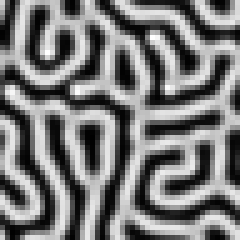
#> input picture assets/gallery/coral.png, 48 x 48 px (shown 5 times larger)
$ python make_icons.py ../assets/gallery/coral.png
#> lines starting #> are read from the running program, lines starting #| are printed output that depends on the picture
"""Generate assets/icon.{png,ico,icns} from a single source PNG.

PyInstaller picks the right one per host OS (see rdstudio.spec). The Tk
runtime icon also reads assets/icon.png.

Usage:
    python scripts/make_icons.py path/to/source.png
"""

import os
import sys

from PIL import Image

ICO_SIZES = [(s, s) for s in (16, 32, 48, 64, 128, 256)]

# Pad color when the source isn't already square. Matches the f8f8f8
# background the cute icon was authored on; override with --bg.
DEFAULT_BG = (0xF8, 0xF8, 0xF8, 255)


def main(src, bg=DEFAULT_BG):
#> called with src = '../assets/gallery/coral.png', bg = (248, 248, 248, 255)
    here = os.path.dirname(os.path.dirname(os.path.abspath(__file__)))
    assets = os.path.join(here, "assets")
    os.makedirs(assets, exist_ok=True)

    im = Image.open(src).convert("RGBA")
    w, h = im.size
#> w = 48; h = 48
    # Pad to square so the figure is preserved intact, then resize.
    side = max(w, h)
#> side = 48
    if (w, h) != (side, side):
        canvas = Image.new("RGBA", (side, side), bg)
        canvas.paste(im, ((side - w) // 2, (side - h) // 2), im)
        im = canvas
    im = im.resize((1024, 1024), Image.LANCZOS)
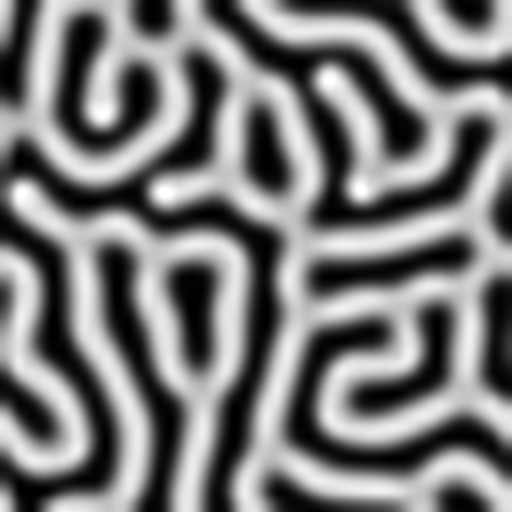
#> im: PIL image 1024x1024 RGBA (shown at 1/2 size); mean R, G, B, A 121.7, 121.7, 121.7, 255

    png_path = os.path.join(assets, "icon.png")
    ico_path = os.path.join(assets, "icon.ico")
    icns_path = os.path.join(assets, "icon.icns")

    im.save(png_path, optimize=True)
    im.save(ico_path, sizes=ICO_SIZES)
    im.save(icns_path)

    for p in (png_path, ico_path, icns_path):
        print(f"  {os.path.relpath(p, here)}  ({os.path.getsize(p) // 1024} KB)")


if __name__ == "__main__":
    if len(sys.argv) != 2:
        print(__doc__)
        sys.exit(1)
    main(sys.argv[1])

$ run again, on assets/gallery/maze.png
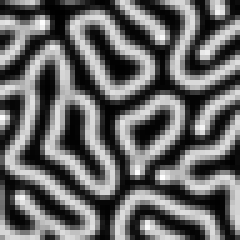
#> input picture assets/gallery/maze.png, 48 x 48 px (shown 5 times larger)
#> in main, `im = im.resize((1024, 1024), Image.LANCZOS)`:
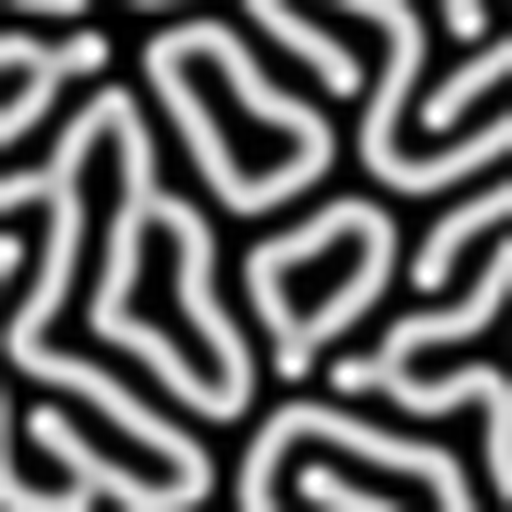
#> im: PIL image 1024x1024 RGBA (shown at 1/2 size); mean R, G, B, A 103.9, 103.9, 103.9, 255

$ run again, on assets/gallery/short_worms.png
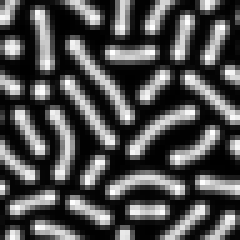
#> input picture assets/gallery/short_worms.png, 48 x 48 px (shown 5 times larger)
#> in main, `im = im.resize((1024, 1024), Image.LANCZOS)`:
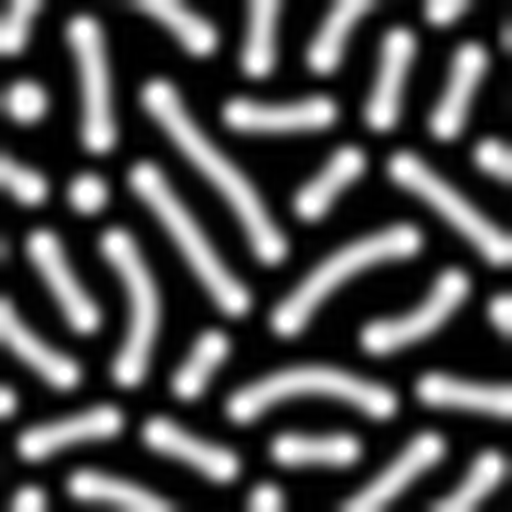
#> im: PIL image 1024x1024 RGBA (shown at 1/2 size); mean R, G, B, A 79, 79, 79, 255

$ run again, on assets/gallery/sparse_stripes.png
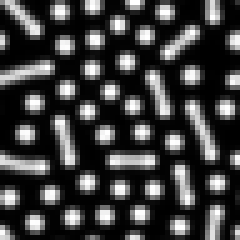
#> input picture assets/gallery/sparse_stripes.png, 48 x 48 px (shown 5 times larger)
#> in main, `im = im.resize((1024, 1024), Image.LANCZOS)`:
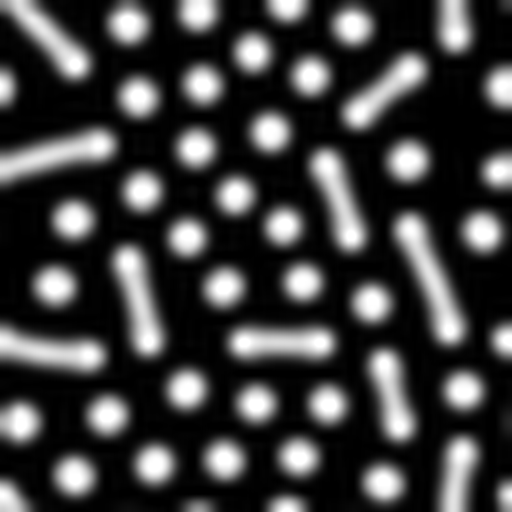
#> im: PIL image 1024x1024 RGBA (shown at 1/2 size); mean R, G, B, A 62.6, 62.6, 62.6, 255
